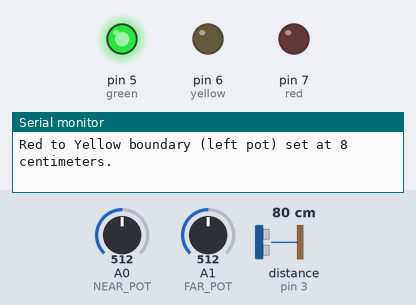
The sketch below on a simulated Arduino Uno, built with avr-gcc and run on an emulated ATmega328P. On the bench: output pins drawn as LEDs (lit = HIGH), the last lines printed to the serial monitor. Dashed ring = blinking. The inputs (shaded band) are chosen by the test bench; at power-on: distance to the obstacle (sensor on pin 3) 80 cm, A0 (NEAR_POT) = 512, A1 (FAR_POT) = 512. The echo pulse lasts 58.3 µs per cm.

Above: at 1.2 s.
1.3 s: distance to the obstacle (sensor on pin 3) set to 32 cm
2.8 s: distance to the obstacle (sensor on pin 3) set to 25 cm
At 4.7 s:
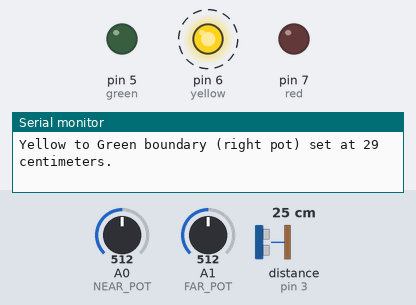
5.8 s: distance to the obstacle (sensor on pin 3) set to 2 cm
At 6.9 s:
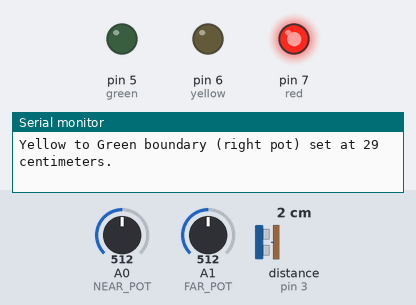
7.4 s: A0 (NEAR_POT) set to 666
8.9 s: A0 (NEAR_POT) set to 690
11.9 s: distance to the obstacle (sensor on pin 3) set to 60 cm
At 12.4 s:
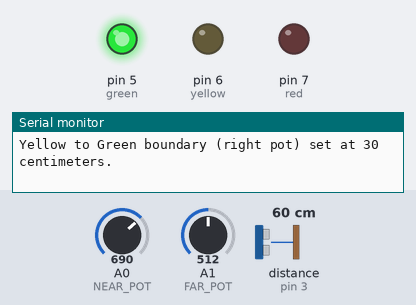
Timing chart, 0 to 14.4 s (numbered marks = the images above; inputs shaded):
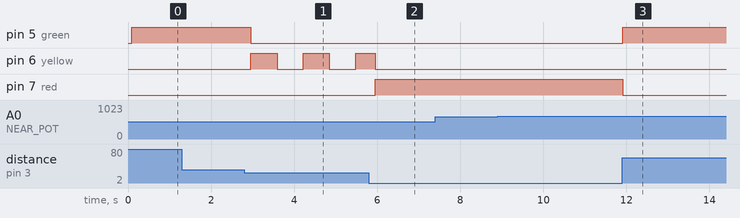

Measured:
- the behaviour switches between 29 and 28 cm on distance to the obstacle (sensor on pin 3) (found by bisection; images 0 and 1)
- after the input at 2.8 s, pin 5 (green): HIGH → LOW after 0.16 s; pin 6 (yellow): alternates HIGH for 0.63 s and LOW for 0.63 s, starting after 0.16 s
- after the input at 5.8 s, pin 7 (red): LOW → HIGH after 0.15 s
- after the input at 11.9 s, pin 5 (green): LOW → HIGH at once; pin 7 (red): HIGH → LOW at once

The sketch:

ultrasonic_final.ino
```cpp
/* Arduino SKETCH UltraSonic rangefinder
 Runs HC-04 Ultrasonic Module
 Uses: Ultrasonic Library (Copy to Arduino Library folder)
 http://iteadstudio.com/store/images/produce/Sensor/HCSR04/Ultrasonic.rar
 original by terry@yourduino.com
 Version by Anne Barela based on ideas of Dick Hill*/

/*-----( Import needed libraries )-----*/
#include "Ultrasonic.h"
/*-----( Declare Constants and Pin Numbers )-----*/
#define  TRIG_PIN  2  // ultrasonic trigger pin is on arduino input D2 (purple)
#define  ECHO_PIN  3  // ultrasonic echo pin is on arduino input D3 (gray)
#define  NEAR_POT  0  // the pot on the left controls the red to yellow distance
#define  FAR_POT   1  // the pot on the right controls the yellow to green distance
#define  NEAR_REFERENCE 7  // 7 centimeters was determined to be the short reference value empiracally
#define  FAR_REFERENCE 24  // 24 centimeters was determined to be the far reference empiracally
/*-----( Declare objects )-----*/
Ultrasonic OurModule(TRIG_PIN, ECHO_PIN); // sets up ultrasonic reader code in library
/*-----( Declare Variables )-----*/
unsigned int distanceValue=0;  // distance read in centimeters (2.54 cm = 1 inch)

int ledState = LOW; // start yellow LED unlit
long previousMillis = 0; // hold variable for timer count
long interval = 750; // initial blink interval

void setup()   /****** SETUP: RUNS ONCE ******/
{
  Serial.begin(9600); // Uncomment to debug via USB Port
  Serial.println("UltraSonic Distance Measurement");

  pinMode(5, OUTPUT); // green
  pinMode(6, OUTPUT); // yellow
  pinMode(7, OUTPUT); // red
}

void loop()
{
  unsigned long currentMillis; // keep track of time to blink yellow according to distance
  unsigned int shortpot; // read value of short to intermediate potentiometer (left)
  unsigned int longpot;  // read value of intermediate to long potentiometer (right)
  unsigned int shortvalue;
  unsigned int longvalue;

  shortpot = analogRead(NEAR_POT); // get current values
  longpot  = analogRead(FAR_POT);
  shortvalue = map(shortpot, 0, 1023, 2, NEAR_REFERENCE*2); // map pot 0-1023 to distance 2 to NEAR_REFERENCE times two cm
  longvalue =  map(longpot, 0, 1023, shortvalue+2, FAR_REFERENCE*2); // map right pot to be left pot+2 to 2 times FAR_REFERENCE
  Serial.print("Red to Yellow boundary (left pot) set at ");
  Serial.print(shortvalue);
  Serial.println(" centimeters.");
  Serial.print("Yellow to Green boundary (right pot) set at ");
  Serial.print(longvalue);
  Serial.println(" centimeters.");

  distanceValue=OurModule.Ranging(CM); // read module in centimeters
  //Serial.print(OurModule.Ranging(CM));
  //Serial.println("cm");

  currentMillis = millis();  // get timer value for yellow blink

  if(distanceValue <= shortvalue)   // if distance is close (setable by left pot), turn on red light
    { digitalWrite(5,LOW); // green off
      digitalWrite(6,LOW); // yellow off
      digitalWrite(7,HIGH); // red on
    }
  else if(distanceValue > shortvalue && distanceValue < longvalue) // if in intermediate distance turn on yellow blink
    { interval=map(distanceValue,shortvalue,longvalue,100,750); // The closer the distance, the shorter the interval (faster it blinks)
      // note 100 milliseconds low and 750 milliseconds high above are empiracle and may be changed later if desired
      if (currentMillis-previousMillis > interval) // If enough time has elapsed between blink change
        {
          previousMillis = currentMillis;
          if(ledState==LOW)  // toggle LED state
             ledState=HIGH;
          else
             ledState=LOW;
        }
      digitalWrite(5,LOW); // green off
      digitalWrite(6,ledState); // yellow set state
      digitalWrite(7,LOW); // red off
    }
    else // distance > far value
      { digitalWrite(5,HIGH); // if distance far then turn on green light
        digitalWrite(6,LOW); // yellow off
        digitalWrite(7,LOW); // red off
      }

  delay(100); // wait a tenth of a second before checking again (this can be changed if too fast, min=100 for ultrasonic)

} //--(end main loop )---
```
